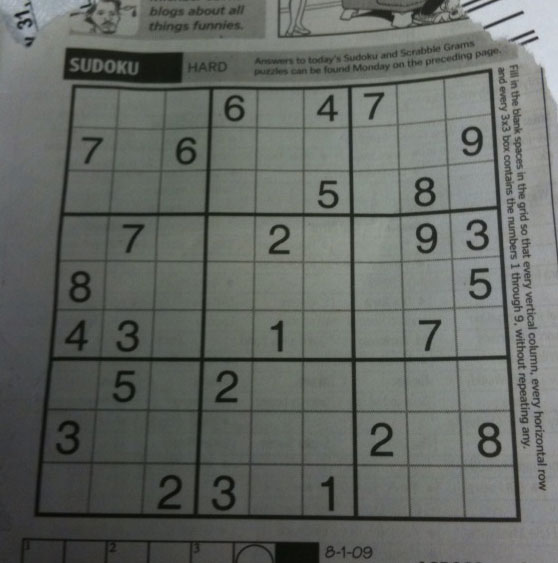
#> input picture Images/sudoku.png, 558 x 563 px
$ python opencv-hough_line_transform.py
#> lines starting #> are read from the running program, lines starting #| are printed output that depends on the picture; after the words box and inside, x2 and y2 are one past the last pixel; in counts of white or black regions, pixels touching at a corner belong together
import cv2
import numpy as np

img = cv2.imread("./Images/sudoku.png")
#> img is the input picture: shape (563, 558, 3); mean B, G, R 99.5, 104.1, 100
gray = cv2.cvtColor(img, cv2.COLOR_BGR2GRAY)
edges = cv2.Canny(gray, 50, 160, apertureSize=3)
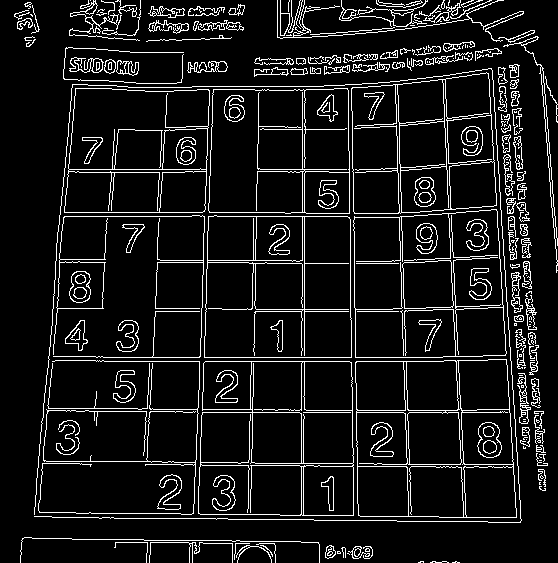
#> edges: shape (563, 558); 9.2% white in thin lines or dots
lines = cv2.HoughLines(edges, 1, np.pi/180, 200)
#> lines = 29 rows, first 8: [361, 1.57], [357, 1.57], [304, 0], [412, 1.57], [212, 0.0349], [216, 0.0349], [216, 1.57], [-349, 3.12]

for line in lines:
    rho, theta = line[0]
    a = np.cos(theta)
    b = np.sin(theta)
    x0 = a * rho
    y0 = b * rho

    x1 = int(x0 + 1000 * (-b))
    y1 = int(y0 + 1000 * (a))
    x2 = int(x0 - 1000 * (-b))
    y2 = int(y0 - 1000 * (a))

    cv2.line(img, (x1, y1), (x2, y2), (0, 0, 255), 1)
#> this loop made 29 passes
#> (rho, theta, a, b, x0, y0, x1, y1) on passes 1 to 12: (361, 1.57, -4.37e-08, 1, -1.58e-05, 361, -1000, 360), (357, 1.57, -4.37e-08, 1, -1.56e-05, 357, -1000, 356), (304, 0, 1, 0, 304, 0, 304, 1000), (412, 1.57, -4.37e-08, 1, -1.8e-05, 412, -1000, 411), (212, 0.0349, 0.999, 0.0349, 211.9, 7.4, 176, 1006), (216, 0.0349, 0.999, 0.0349, 215.9, 7.54, 180, 1006), (216, 1.57, -4.37e-08, 1, -9.44e-06, 216, -1000, 215), (-349, 3.12, -1, 0.0175, 348.9, -6.09, 331, -1005), (169, 1.57, -4.37e-08, 1, -7.39e-06, 169, -1000, 168), (212, 1.57, -4.37e-08, 1, -9.27e-06, 212, -1000, 211), (-393, 3.11, -0.999, 0.0349, 392.8, -13.72, 357, -1013), (-436, 3.09, -0.999, 0.0523, 435.4, -22.82, 383, -1021)
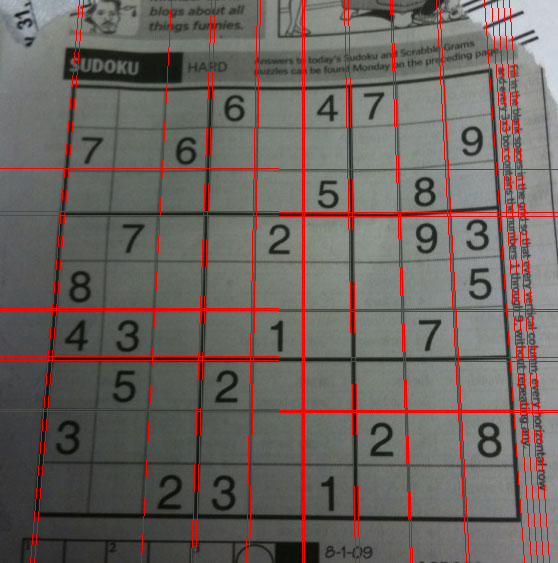
#> img: shape (563, 558, 3); 5.13% of pixels changed, all inside (x1, y1, x2, y2) = (0, 0, 558, 563)

cv2.imshow("image", img)
cv2.waitKey(0)
cv2.destroyAllWindows()

$ run again, with Images/aloeGT.png copied over Images/sudoku.png
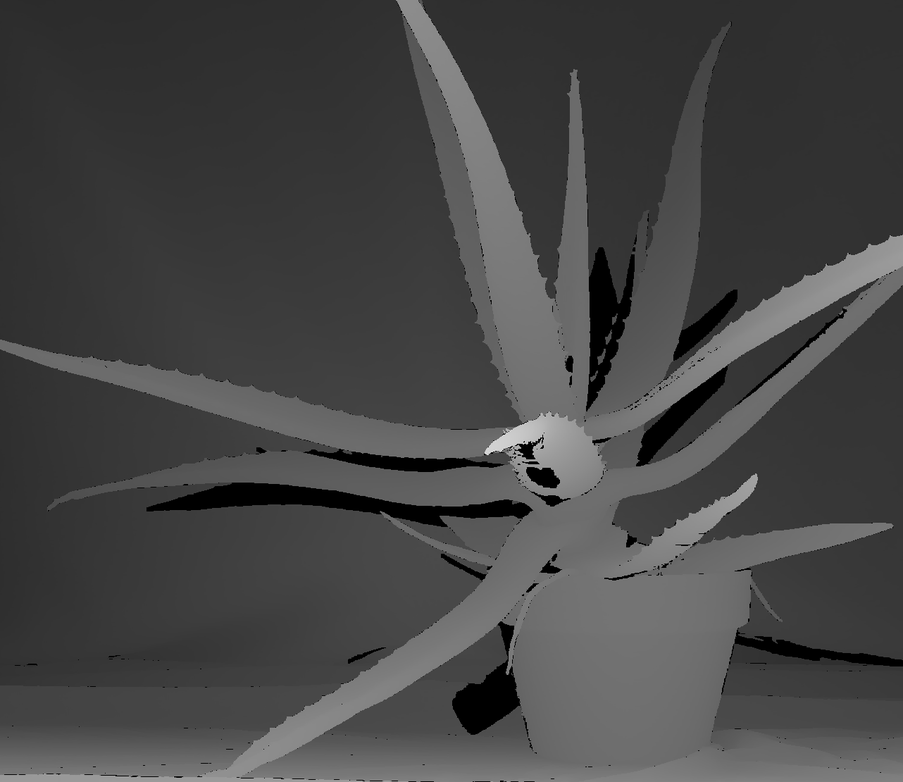
#> input picture Images/aloeGT.png, 903 x 782 px, shrunk from 1282 x 1110 before the run
#> img is the input picture: shape (782, 903, 3); min 0, max 233, mean 69.8
#> `edges = cv2.Canny(gray, 50, 160, apertureSize=3)`:
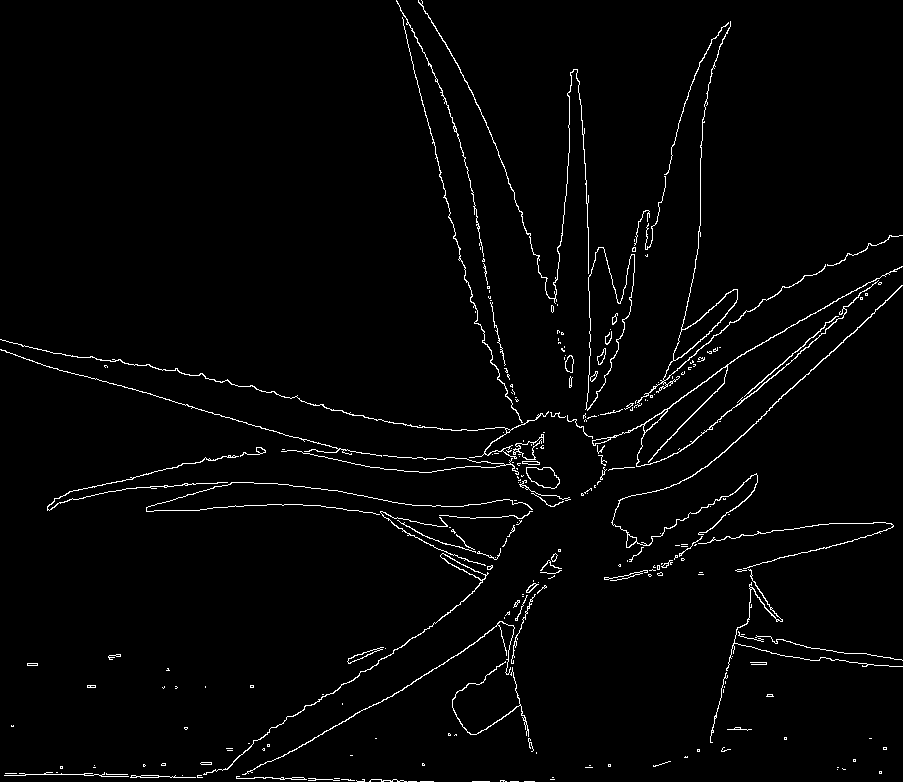
#> edges: shape (782, 903); 2.2% white in thin lines or dots
#> lines = [[-385, 2.9], [824, 0.82], [773, 1.59]]
#> the loop `for line in lines:` made 3 passes
#> (rho, theta, a, b, x0, y0, x1, y1) on passes 1 to 3: (-385, 2.9, -0.97, 0.242, 373.6, -93.14, 131, -1063), (824, 0.82, 0.682, 0.731, 562, 602.6, -169, 1284), (773, 1.59, -0.0175, 1, -13.49, 772.9, -1013, 755)
#> after the loop `for line in lines:`:
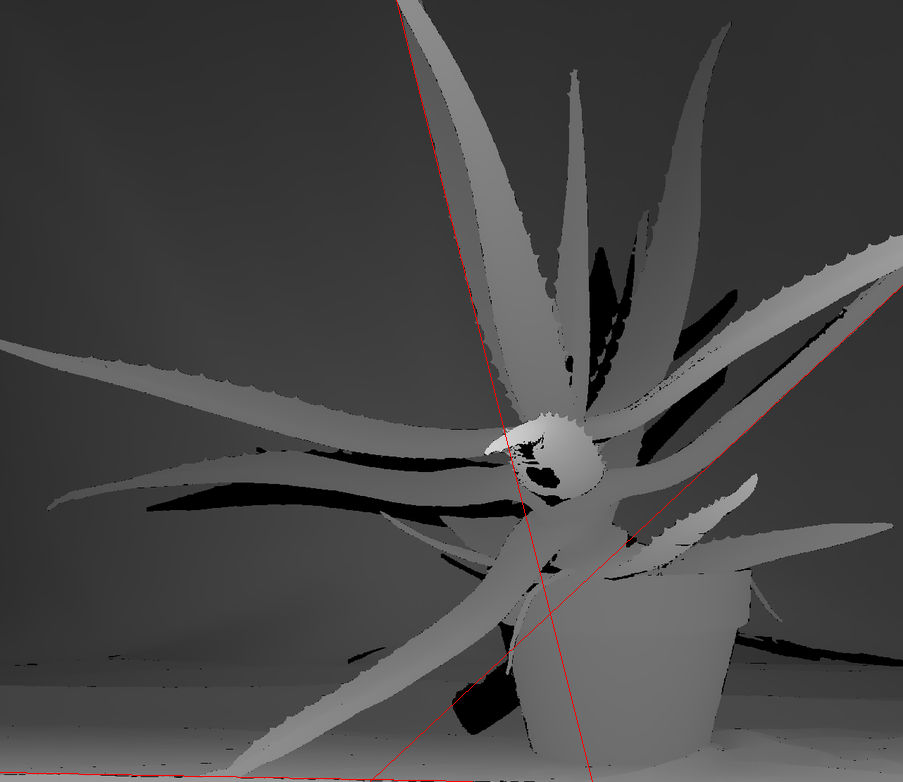
#> img: shape (782, 903, 3); 0.25% of pixels changed, all inside (x1, y1, x2, y2) = (0, 0, 903, 782)
